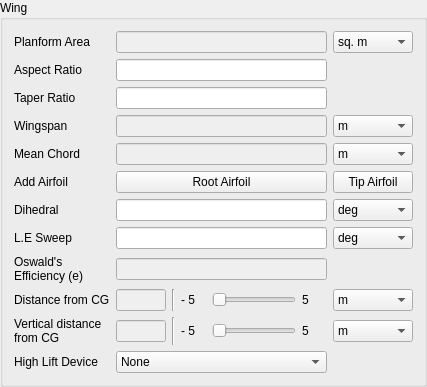
             <widget class="QGroupBox" name="groupBox_9">
              <property name="title">
               <string>Wing </string>
              </property>
              <layout class="QVBoxLayout" name="verticalLayout_22">
               <item>
                <layout class="QGridLayout" name="gridLayout_8">
                 <item row="8" column="0">
                  <widget class="QLabel" name="label_50">
                   <property name="text">
                    <string>Oswald's
Efficiency (e)</string>
                   </property>
                  </widget>
                 </item>
                 <item row="1" column="0">
                  <widget class="QLabel" name="label_47">
                   <property name="text">
                    <string>Aspect Ratio</string>
                   </property>
                  </widget>
                 </item>
                 <item row="5" column="2">
                  <widget class="QPushButton" name="root_airfoil_push">
                   <property name="text">
                    <string>Root Airfoil</string>
                   </property>
                  </widget>
                 </item>
                 <item row="11" column="2">
                  <widget class="QComboBox" name="flap_type_comb">
                   <item>
                    <property name="text">
                     <string>None</string>
                    </property>
                   </item>
                   <item>
                    <property name="text">
                     <string>Slats</string>
                    </property>
                   </item>
                   <item>
                    <property name="text">
                     <string>Fowler</string>
                    </property>
                   </item>
                  </widget>
                 </item>
                 <item row="7" column="3">
                  <widget class="QComboBox" name="wing_sweep_deg_comb">
                   <item>
                    <property name="text">
                     <string>deg</string>
                    </property>
                   </item>
                   <item>
                    <property name="text">
                     <string>rad</string>
                    </property>
                   </item>
                  </widget>
                 </item>
                 <item row="3" column="0">
                  <widget class="QLabel" name="label_54">
                   <property name="text">
                    <string>Wingspan</string>
                   </property>
                  </widget>
                 </item>
                 <item row="4" column="2">
                  <widget class="QLineEdit" name="wing_chord_out">
                   <property name="enabled">
                    <bool>false</bool>
                   </property>
                  </widget>
                 </item>
                 <item row="7" column="0">
                  <widget class="QLabel" name="label_87">
                   <property name="text">
                    <string>L.E Sweep</string>
                   </property>
                  </widget>
                 </item>
                 <item row="0" column="3">
                  <widget class="QComboBox" name="planform_area_sqm_comb">
                   <item>
                    <property name="text">
                     <string>sq. m</string>
                    </property>
                   </item>
                   <item>
                    <property name="text">
                     <string>sq. ft</string>
                    </property>
                   </item>
                  </widget>
                 </item>
                 <item row="5" column="3">
                  <widget class="QPushButton" name="tip_airfoil_push">
                   <property name="text">
                    <string>Tip Airfoil</string>
                   </property>
                  </widget>
                 </item>
                 <item row="11" column="0">
                  <widget class="QLabel" name="label_69">
                   <property name="text">
                    <string>High Lift Device</string>
                   </property>
                  </widget>
                 </item>
                 <item row="4" column="0">
                  <widget class="QLabel" name="label_55">
                   <property name="text">
                    <string>Mean Chord</string>
                   </property>
                  </widget>
                 </item>
                 <item row="6" column="2">
                  <widget class="QLineEdit" name="wing_dihedral_inp"/>
                 </item>
                 <item row="0" column="0">
                  <widget class="QLabel" name="label_48">
                   <property name="text">
                    <string>Planform Area</string>
                   </property>
                  </widget>
                 </item>
                 <item row="6" column="3">
                  <widget class="QComboBox" name="wing_dihedral_deg_comb">
                   <item>
                    <property name="text">
                     <string>deg</string>
                    </property>
                   </item>
                   <item>
                    <property name="text">
                     <string>rad</string>
                    </property>
                   </item>
                  </widget>
                 </item>
                 <item row="6" column="0">
                  <widget class="QLabel" name="label_62">
                   <property name="text">
                    <string>Dihedral</string>
                   </property>
                  </widget>
                 </item>
                 <item row="9" column="3">
                  <widget class="QComboBox" name="wing_dist_CG_m_comb">
                   <item>
                    <property name="text">
                     <string>m</string>
                    </property>
                   </item>
                   <item>
                    <property name="text">
                     <string>ft</string>
                    </property>
                   </item>
                  </widget>
                 </item>
                 <item row="1" column="2">
                  <widget class="QLineEdit" name="wing_aspect_ratio_inp"/>
                 </item>
                 <item row="8" column="2">
                  <widget class="QLineEdit" name="wing_e_out">
                   <property name="enabled">
                    <bool>false</bool>
                   </property>
                  </widget>
                 </item>
                 <item row="3" column="3">
                  <widget class="QComboBox" name="wingspan_m_comb">
                   <item>
                    <property name="text">
                     <string>m</string>
                    </property>
                   </item>
                   <item>
                    <property name="text">
                     <string>ft</string>
                    </property>
                   </item>
                  </widget>
                 </item>
                 <item row="5" column="0">
                  <widget class="QLabel" name="label_56">
                   <property name="text">
                    <string>Add Airfoil</string>
                   </property>
                  </widget>
                 </item>
                 <item row="0" column="2">
                  <widget class="QLineEdit" name="planform_area_out">
                   <property name="enabled">
                    <bool>false</bool>
                   </property>
                  </widget>
                 </item>
                 <item row="3" column="2">
                  <widget class="QLineEdit" name="wingspan_out">
                   <property name="enabled">
                    <bool>false</bool>
                   </property>
                  </widget>
                 </item>
                 <item row="9" column="0">
                  <widget class="QLabel" name="label_109">
                   <property name="text">
                    <string>Distance from CG</string>
                   </property>
                  </widget>
                 </item>
                 <item row="4" column="3">
                  <widget class="QComboBox" name="wing_chord_m_comb">
                   <item>
                    <property name="text">
                     <string>m</string>
                    </property>
                   </item>
                   <item>
                    <property name="text">
                     <string>ft</string>
                    </property>
                   </item>
                  </widget>
                 </item>
                 <item row="2" column="0">
                  <widget class="QLabel" name="label_49">
                   <property name="text">
                    <string>Taper Ratio</string>
                   </property>
                  </widget>
                 </item>
                 <item row="9" column="2">
                  <layout class="QHBoxLayout" name="horizontalLayout_23">
                   <item>
                    <widget class="QLineEdit" name="wing_dist_CG_out">
                     <property name="enabled">
                      <bool>false</bool>
                     </property>
                     <property name="maximumSize">
                      <size>
                       <width>50</width>
                       <height>16777215</height>
                      </size>
                     </property>
                    </widget>
                   </item>
                   <item>
                    <widget class="Line" name="line_4">
                     <property name="orientation">
                      <enum>Qt::Vertical</enum>
                     </property>
                    </widget>
                   </item>
                   <item>
                    <widget class="QLabel" name="wing_dist_CG_min_lab">
                     <property name="minimumSize">
                      <size>
                       <width>25</width>
                       <height>0</height>
                      </size>
                     </property>
                     <property name="maximumSize">
                      <size>
                       <width>1677216</width>
                       <height>16777215</height>
                      </size>
                     </property>
                     <property name="text">
                      <string>- 5</string>
                     </property>
                    </widget>
                   </item>
                   <item>
                    <widget class="QSlider" name="wing_dist_CG_slider">
                     <property name="minimumSize">
                      <size>
                       <width>30</width>
                       <height>0</height>
                      </size>
                     </property>
                     <property name="orientation">
                      <enum>Qt::Horizontal</enum>
                     </property>
                    </widget>
                   </item>
                   <item>
                    <widget class="QLabel" name="wing_dist_CG_max_lab">
                     <property name="minimumSize">
                      <size>
                       <width>25</width>
                       <height>0</height>
                      </size>
                     </property>
                     <property name="maximumSize">
                      <size>
                       <width>25</width>
                       <height>16777215</height>
                      </size>
                     </property>
                     <property name="text">
                      <string>5</string>
                     </property>
                    </widget>
                   </item>
                  </layout>
                 </item>
                 <item row="7" column="2">
                  <widget class="QLineEdit" name="wing_sweep_inp"/>
                 </item>
                 <item row="2" column="2">
                  <widget class="QLineEdit" name="wing_taper_ratio_inp"/>
                 </item>
                 <item row="10" column="0">
                  <widget class="QLabel" name="label_80">
                   <property name="text">
                    <string>Vertical distance
from CG</string>
                   </property>
                  </widget>
                 </item>
                 <item row="10" column="2">
                  <layout class="QHBoxLayout" name="horizontalLayout_34">
                   <item>
                    <widget class="QLineEdit" name="wing_vert_dist_CG_out">
                     <property name="enabled">
                      <bool>false</bool>
                     </property>
                     <property name="maximumSize">
                      <size>
                       <width>50</width>
                       <height>16777215</height>
                      </size>
                     </property>
                    </widget>
                   </item>
                   <item>
                    <widget class="Line" name="line_12">
                     <property name="orientation">
                      <enum>Qt::Vertical</enum>
                     </property>
                    </widget>
                   </item>
                   <item>
                    <widget class="QLabel" name="wing_vert_dist_CG_min_lab">
                     <property name="minimumSize">
                      <size>
                       <width>25</width>
                       <height>0</height>
                      </size>
                     </property>
                     <property name="text">
                      <string>- 5</string>
                     </property>
                    </widget>
                   </item>
                   <item>
                    <widget class="QSlider" name="wing_vert_dist_CG_slider">
                     <property name="minimumSize">
                      <size>
                       <width>30</width>
                       <height>0</height>
                      </size>
                     </property>
                     <property name="orientation">
                      <enum>Qt::Horizontal</enum>
                     </property>
                    </widget>
                   </item>
                   <item>
                    <widget class="QLabel" name="wing_vert_dist_CG_max_lab">
                     <property name="minimumSize">
                      <size>
                       <width>25</width>
                       <height>0</height>
                      </size>
                     </property>
                     <property name="text">
                      <string>5</string>
                     </property>
                    </widget>
                   </item>
                  </layout>
                 </item>
                 <item row="10" column="3">
                  <widget class="QComboBox" name="wing_vert_dist_CG_m_comb">
                   <item>
                    <property name="text">
                     <string>m</string>
                    </property>
                   </item>
                   <item>
                    <property name="text">
                     <string>ft</string>
                    </property>
                   </item>
                  </widget>
                 </item>
                </layout>
               </item>
              </layout>
             </widget>
